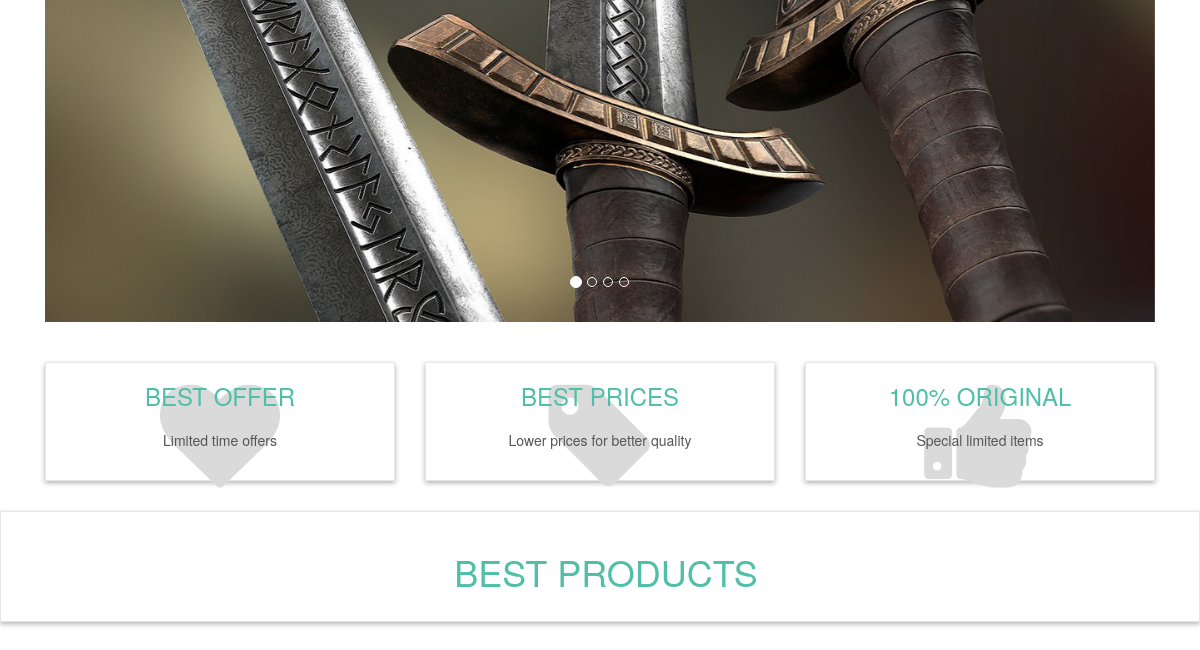
Before: / (lower part) with the older database file.
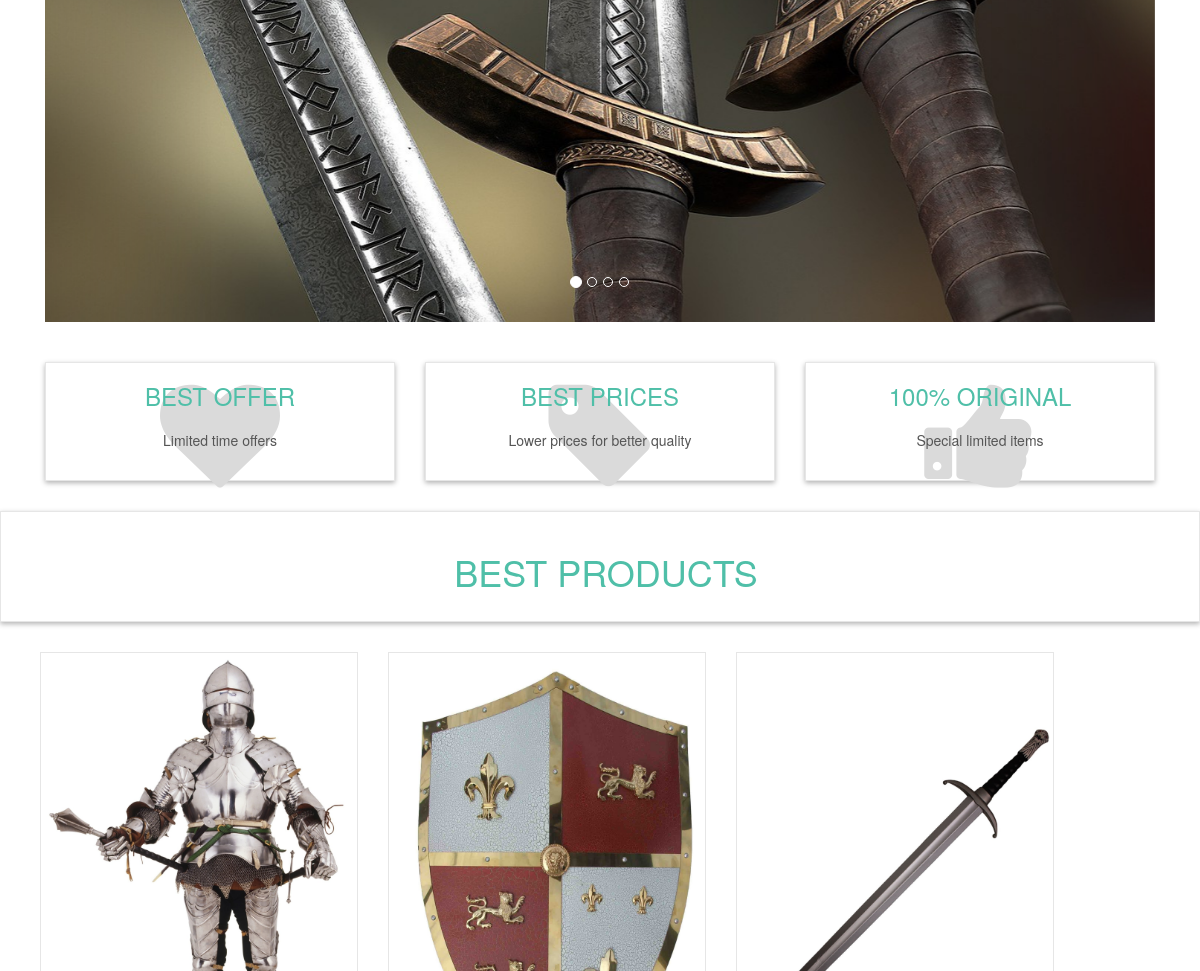
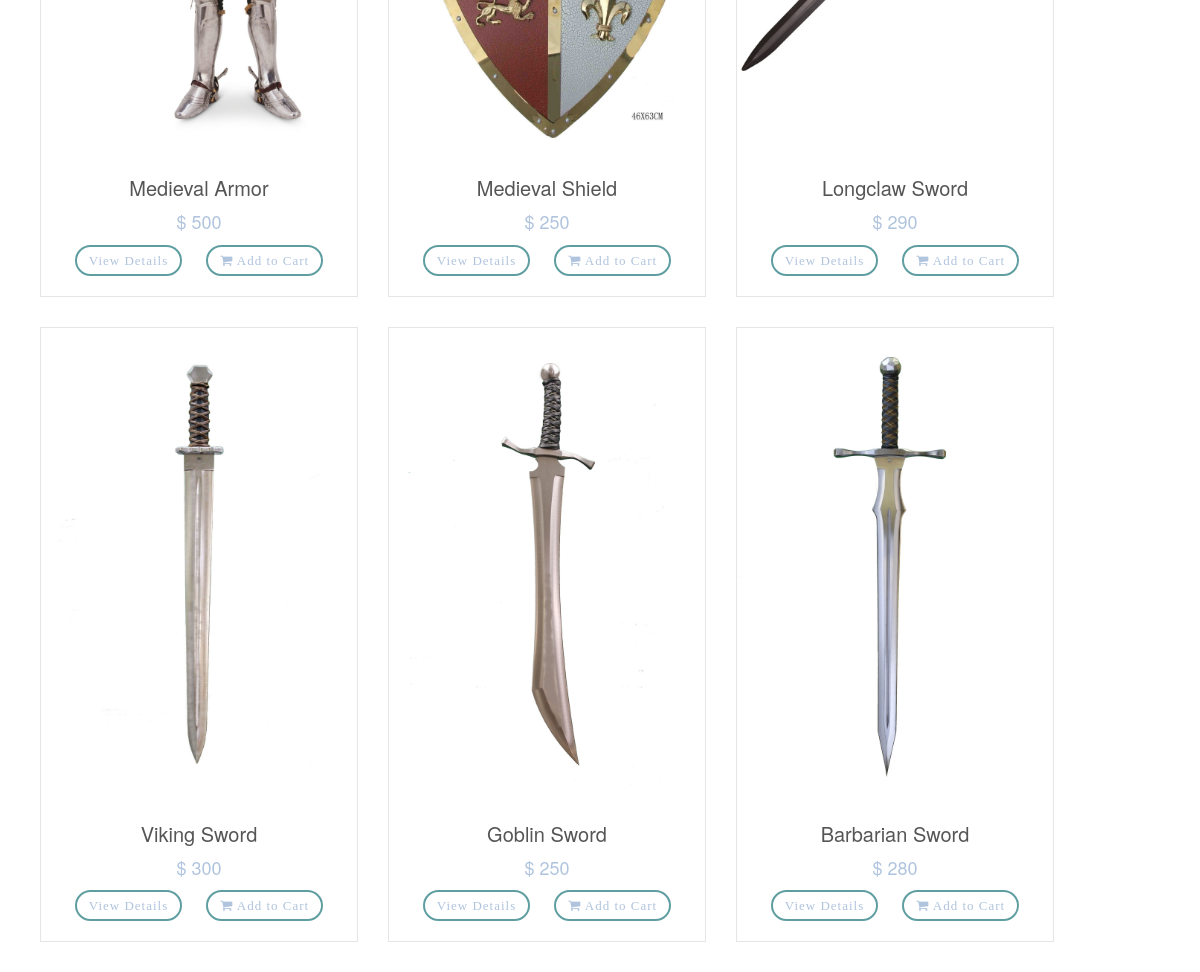
After: the same page with the newer database file (2 pictures, top to bottom).
### tables this page shows
CREATE TABLE `slider` (
  `slide_id` int(10) NOT NULL,
  `slide_name` varchar(255) NOT NULL,
  `slide_image` text NOT NULL
);

CREATE TABLE `products` (
  `product_id` int(10) NOT NULL,
  `p_cat_id` int(10) NOT NULL,
  `cat_id` int(10) NOT NULL,
  `date` timestamp NOT NULL DEFAULT current_timestamp() ON UPDATE current_timestamp(),
  `product_title` text NOT NULL,
  `product_img1` text NOT NULL,
  `product_price` int(10) NOT NULL,
  `product_keywords` text NOT NULL,
  `product_desc` text NOT NULL
);

### functions/functions.php (the view)
<?php
$db = mysqli_connect("localhost","root","","TD-Shop");
function getProduct(){
    global $db;
    $get_products = "select * from products order by 1 DESC LIMIT 0,6";
    $run_products = mysqli_query($db,$get_products);
    while($row_products=mysqli_fetch_array($run_products)){
        $pro_id = $row_products['product_id'];
        $pro_title = $row_products['product_title'];
        $pro_price = $row_products['product_price'];
        $pro_img1 = $row_products['product_img1'];
        echo "
        <div class='col-md-4 col-sm-6 single'>
            <div class='product'>
                <a href='details.php?pro_id=$pro_id'>
                    <img class='img-responsive' src='admin_area/product_images/$pro_img1'>
                </a>
                <div class='text'>
                    <h3>
                        <a href='details.php?pro_id=$pro_id'>
                            $pro_title
                        </a>
                    </h3>
                    <p class='price'>
                        $ $pro_price
                    </p>
                    <p class='button'>
                        <a class='btn btn-primary' href='details.php?pro_id=$pro_id'>
                            View Details
                        </a>
                        <a class='btn btn-primary' href='details.php?pro_id=$pro_id'>
                            <i class='fa fa-shopping-cart'></i> Add to Cart
                        </a>
                    </p>
                </div>
            </div>
        </div>
        ";
    }
}
?>

### index.php (shortened to what this page needs)
<?php
include("db.php");
include("functions/functions.php");
?>
<!DOCTYPE html>
<html lang="en">
<head>
    <link rel="stylesheet" href="styles/bootstrap-337.min.css">
    <link rel="stylesheet" href="font-awsome/css/font-awesome.min.css">
    <link rel="stylesheet" href="styles/style.css">
</head>
<body>
   <div class="container" id="slider">
       <div class="col-md-12">
           <div class="carousel slide" id="myCarousel" data-ride="carousel">
               <ol class="carousel-indicators">
                   <li class="active" data-target="#myCarousel" data-slide-to="0"></li>
                   <li data-target="#myCarousel" data-slide-to="1"></li>
                   <li data-target="#myCarousel" data-slide-to="2"></li>
                   <li data-target="#myCarousel" data-slide-to="3"></li>
               </ol>
               <div class="carousel-inner">
                   <?php
                   $get_slides = "select * from slider LIMIT 0,1";
                   $run_slides = mysqli_query($con,$get_slides);
                   while($row_slides=mysqli_fetch_array($run_slides)){
                       $slide_image = $row_slides['slide_image'];
                       echo "
                       <div class='item active'>
                       <img src='admin_area/slides_images/$slide_image'>
                       </div>
                       ";
                   }
                   ?>
               </div>
               <a href="#myCarousel" class="left carousel-control" data-slide="prev">
               </a>
               <a href="#myCarousel" class="right carousel-control" data-slide="next">
               </a>
           </div>
       </div>
   </div>
   <div id="advantages">
       <div class="container">
           <div class="same-height-row">
               <div class="col-sm-4">
                   <div class="box same-height">
                       <div class="icon">
                           <i class="fa fa-heart"></i>
                       </div>
                       <h3><a href="#">Best Offer</a></h3>
                       <p>Limited time offers </p>
                   </div>
               </div>
               <div class="col-sm-4">
                   <div class="box same-height">
                       <div class="icon">
                           <i class="fa fa-tag"></i>
                       </div>
                       <h3><a href="#">Best Prices</a></h3>
                       <p>Lower prices for better quality</p>
                   </div>
               </div>
               <div class="col-sm-4">
                   <div class="box same-height">
                       <div class="icon">
                           <i class="fa fa-thumbs-up"></i>
                       </div>
                       <h3><a href="#">100% Original</a></h3>
                       <p>Special limited items</p>
                   </div>
               </div>
           </div>
       </div>
   </div>
   <div id="hot">
       <div class="box">
           <div class="container">
               <div class="col-md-12">
                   <h2>
                       Best Products
                   </h2>
               </div>
           </div>
       </div>
   </div>
   <div id="content" class="container">
       <div class="row">
           <?php
           getProduct();
           ?>
       </div>
   </div>
</body>
</html>

### styles/style.css (style rules this page uses)
body { font-size: 14px; line-height: 1.42857143; color: #B0C4DE; background: #ffffff; overflow-x: hidden; }
.btn { margin-left: 10px; margin-right: 10px; }
.btn-primary { font-family: Raleway-SemiBold; font-size: 13px; color: #B0C4DE; letter-spacing: 1px; line-height: 15px; border: 2px solid #5F9EA0; border-radius: 40px; background: transparent; background-color: #fff !important; transition: all 0.3s ease 0s; }
#slider { margin-bottom: 40px; }
#advantages { text-align: center; }
.box { background: #ffffff; margin: 0 0 30px; border: solid 1px #e6e6e6; box-sizing: border-box; padding: 20px; box-shadow: 0px 2px 5px rgba(0, 0, 0, .3); }
#advantages .box .icon { position: absolute; font-size: 120px; width: 100%; text-align: center; top: -20px; left: 0px; height: 100%; float: left; color: #dadada; box-sizing: border-box; z-index: 1; }
#advantages .box h3 { position: relative; margin: 0 0 20px; font-weight: 300; text-transform: uppercase; z-index: 2; }
#advantages .box h3 a { color: #4fbfa8; }
#advantages .box p { position: relative; z-index: 2; color: #555555; }
#hot h2 { font-size: 36px; font-weight: 400; color: #4fbfa8; text-align: center; text-transform: uppercase; }
#content { padding-left: 25px; }
.single { width: 30%; }
#content .product { background: #ffffff; border: solid 1px #e6e6e6; margin-bottom: 30px; box-sizing: border-box; }
#content .product .text { padding: 10px 10px 0px; }
#content .product .text p.price { font-size: 18px; text-align: center; font-weight: 400; }
#content .product .text .button { text-align: center; clear: both; }
#content .product .text .button .btn { margin-bottom: 10px; }
#content .product .text h3 { text-align: center; color: #B0C4DE; font-size: 20px; }
#content .product .text h3 a { color: rgb(85, 85, 85); }
.box h2 { color: #5F9EA0; }

Changed rows visible on the page:
added products: product_img1 (picture), product_title "Medieval Armor", product_price "500"
added products: product_img1 (picture), product_title "Medieval Shield", product_price "250"
added products: product_img1 (picture), product_title "Longclaw Sword", product_price "290"
added products: product_img1 (picture), product_title "Viking Sword", product_price "300"
added products: product_img1 (picture), product_title "Goblin Sword", product_price "250"
added products: product_img1 (picture), product_title "Barbarian Sword", product_price "280"
